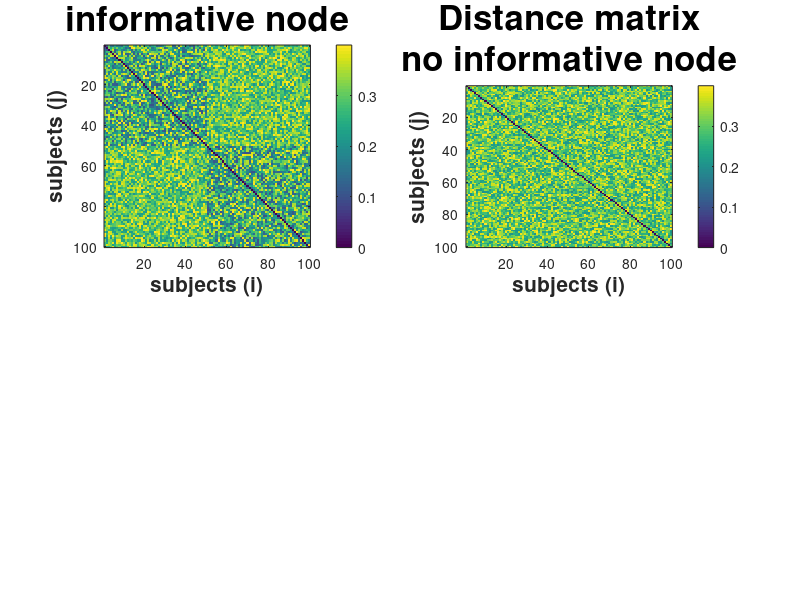

The MATLAB script that drew this image: (Note: this script raises an error after producing the figure.)
%%%%%%%%%%%%%%%%%%%%%%%%%%%%%%%%%%%%%%%%%%%%%%%%%%%%%%%%%%%%%%%%%%%%%
%%%%%%%%%%%%%%%%%%%%%%%%%%%%%%%%%%%%%%%%%%%%%%%%%%%%%%%%%%%%%%%%%%%%%
% Toy model example to show how the consensus clustering
% works. We have considered 2 groups of 50 subjects, all 
% having 10 brain nodes. 2 out of these bring information 
% about the group structure, whereas the rest don't.
%
% This is a simplified example of the toy model in
% Rasero, J., Pellicoro, M., Angelini, L., Cortes, 
% J. M., Marinazzo% D., & Stramaglia, S. (2017). 
% Consensus clustering approach to group brain connectivity matrices.
% Network Neuroscience, 1(3), 242–253.
%https://doi.org/10.1162/netn_a_00017


%Number of total subjects
subjects =100;
%Number of total nodes
nodes = 10;
%Number of informative nodes
inf_nodes = 2;

% Array of distance matrices
D = zeros(subjects, subjects, nodes);

D(1:50, 1:50, 1:inf_nodes) =  0.1 + 0.3*rand([50, 50, inf_nodes]);
D(51:subjects, 51:subjects, 1:inf_nodes) =  0.1 + 0.3*rand([50, 50, inf_nodes]);
D(1:50, 51:subjects, 1:inf_nodes) =  0.2 + 0.2*rand([50, 50, inf_nodes]);
D(51:subjects, 1:50, 1:inf_nodes) =  D(1:50, 51:subjects, 1:inf_nodes);

D(:, :, (inf_nodes+1):nodes) = 0.2 + 0.2*rand([subjects, subjects, nodes-inf_nodes]);

for i=1:nodes
    for j=1:subjects
        D(j,j,i) = 0;
    end
end

figure;
subplot(2,2,1)
imagesc(squeeze(D(:,:,1)))
title({'Distance matrix', 'informative node'},'FontSize',25)
xlabel('subjects (i)', 'FontSize',15, 'FontWeight', 'bold')
ylabel('subjects (j)', 'FontSize',15, 'FontWeight', 'bold')
colorbar()

subplot(2,2,2)
imagesc(squeeze(D(:,:,4)))
title({'Distance matrix', 'no informative node'},'FontSize',25)
xlabel('subjects (i)', 'FontSize',15, 'FontWeight', 'bold')
ylabel('subjects (j)', 'FontSize',15, 'FontWeight', 'bold')
colorbar()


C=consensus(D,[],[],0,0);

subplot(2,2,3)
imagesc(C)
title('Consensus matrix','FontSize',25)
xlabel('subjects (i)', 'FontSize',15, 'FontWeight', 'bold')
ylabel('subjects (j)', 'FontSize',15, 'FontWeight', 'bold')
colorbar()


B=consensus(D,[],[],[],0);

subplot(2,2,4)
imagesc(B)
title('Modularity matrix','FontSize',25)
xlabel('subjects (i)', 'FontSize',15, 'FontWeight', 'bold')
ylabel('subjects (j)', 'FontSize',15, 'FontWeight', 'bold')
colorbar()
